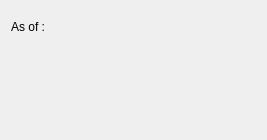
<?xml version="1.0" encoding="UTF-8"?>
<ui version="4.0">
 <comment>This file is part of the xTuple ERP: PostBooks Edition, a free and
open source Enterprise Resource Planning software suite,
Copyright (c) 1999-2018 by OpenMFG LLC, d/b/a xTuple.
It is licensed to you under the Common Public Attribution License
version 1.0, the full text of which (including xTuple-specific Exhibits)
is available at www.xtuple.com/CPAL.  By using this software, you agree
to be bound by its terms.</comment>
 <class>printStatementByCustomer</class>
 <widget class="QWidget" name="printStatementByCustomer">
  <property name="geometry">
   <rect>
    <x>0</x>
    <y>0</y>
    <width>267</width>
    <height>140</height>
   </rect>
  </property>
  <property name="windowTitle">
   <string>Print Statement by Customer</string>
  </property>
  <layout class="QGridLayout" name="gridLayout_2">
   <item row="0" column="0">
    <layout class="QGridLayout" name="gridLayout">
     <item row="3" column="0">
      <layout class="QHBoxLayout" name="horizontalLayout">
       <item>
        <widget class="QLabel" name="_asOfLit">
         <property name="text">
          <string>As of :</string>
         </property>
        </widget>
       </item>
       <item>
        <widget class="DLineEdit" name="_asOf"/>
       </item>
       <item>
        <spacer name="horizontalSpacer">
         <property name="orientation">
          <enum>Qt::Horizontal</enum>
         </property>
         <property name="sizeHint" stdset="0">
          <size>
           <width>40</width>
           <height>20</height>
          </size>
         </property>
        </spacer>
       </item>
      </layout>
     </item>
     <item row="4" column="0">
      <spacer name="verticalSpacer">
       <property name="orientation">
        <enum>Qt::Vertical</enum>
       </property>
       <property name="sizeHint" stdset="0">
        <size>
         <width>20</width>
         <height>40</height>
        </size>
       </property>
      </spacer>
     </item>
     <item row="0" column="0">
      <widget class="CustCluster" name="_cust"/>
     </item>
    </layout>
   </item>
  </layout>
 </widget>
 <layoutdefault spacing="6" margin="11"/>
 <customwidgets>
  <customwidget>
   <class>CustCluster</class>
   <extends>QWidget</extends>
   <header>custcluster.h</header>
  </customwidget>
  <customwidget>
   <class>DLineEdit</class>
   <extends>QWidget</extends>
   <header>datecluster.h</header>
   <container>1</container>
  </customwidget>
 </customwidgets>
 <tabstops>
  <tabstop>_cust</tabstop>
 </tabstops>
 <includes>
  <include location="global">parameter.h</include>
 </includes>
 <resources/>
 <connections/>
</ui>
